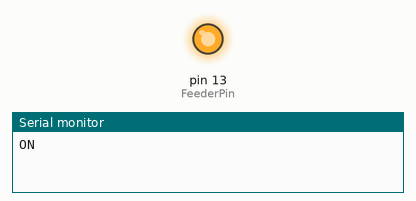
A sketch run on a simulated Arduino Uno, built with avr-gcc and run on an emulated ATmega328P. Parts: output pins drawn as LEDs (lit = HIGH), the last lines printed to the serial monitor.

Above: at 2.5 s.
At 7.5 s:
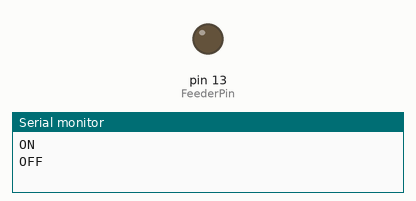
Timing chart, 0 to 13.0 s (numbered marks = the images above):
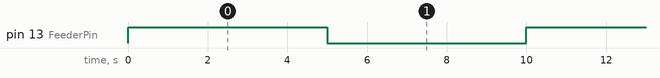

The sketch:

fishfeeder_1.0.ino
```cpp
#define FeederPin 13
void setup() {
    Serial.begin(9600);

  pinMode(FeederPin, OUTPUT);
}

void loop() {
    Serial.println("ON");

  analogWrite(FeederPin, 200);
  delay(5000);
  Serial.println("OFF");
  analogWrite(FeederPin, 0);
  delay(5000);

}
```

Measured:
- by itself, pin 13 (FeederPin): alternates HIGH for 5.0 s and LOW for 5.0 s
